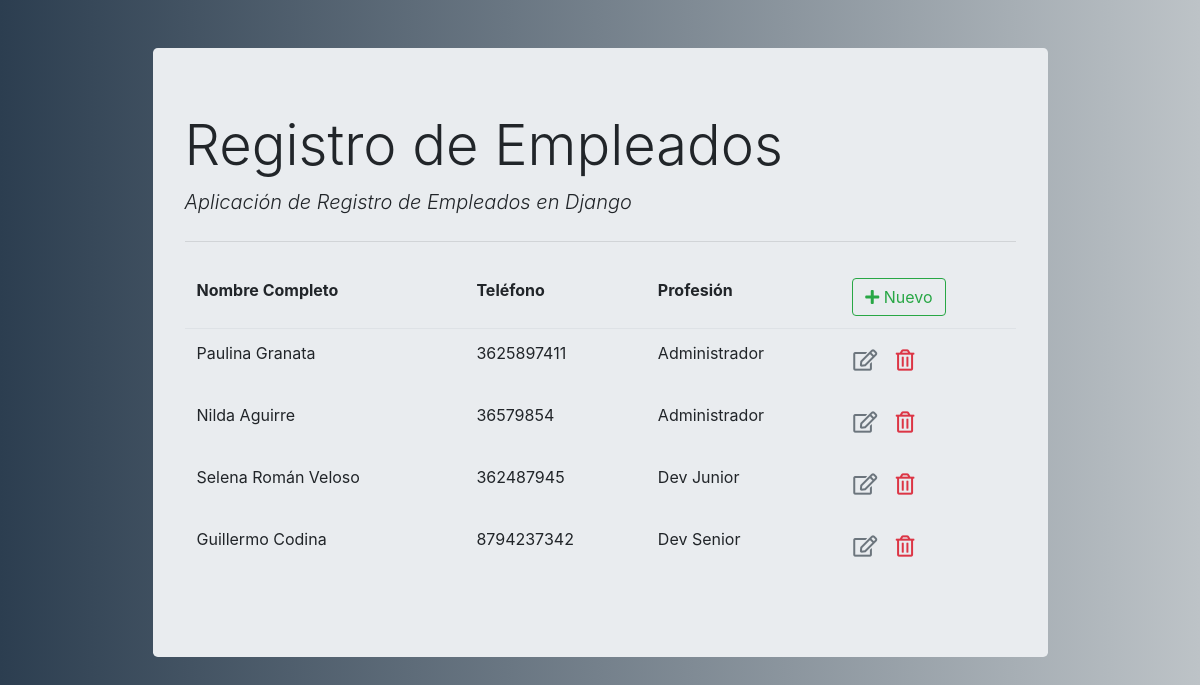
The page /empleados/list/ on the database its author committed.
### empleado_registro/models.py (models this page shows)
class Employee(models.Model):
    fullname= models.CharField(max_length=100)
    emp_code= models.CharField(max_length=3)
    mobile= models.CharField(max_length=15)
    position= models.ForeignKey(Position, on_delete=models.CASCADE)

class Position(models.Model):
    title= models.CharField(max_length=50)
    def __str__(self) :
        return self.title

### empleado_registro/views.py (the view)
# urls.py: path('list/',views.employee_list,name='employee_list') # get req. to retrieve and display all records
def employee_list(request):
    context= {'employee_list': Employee.objects.all()}
    return render(request, "empleado_registro/employee_list.html", context)

### empleado_registro/templates/empleado_registro/employee_list.html (shortened to what this page needs)
{% extends "empleado_registro/base.html" %}
{% block content %}
<table class="table table-borderless">
    <thead class="border-bottom font-weight-bold">
        <tr>
            <td>Nombre Completo</td>
            <td>Teléfono</td>
            <td>Profesión</td>
            <td>
                <a href="{% url 'employee_insert' %}" class="btn btn-outline-success">
                    <i class="fas fa-plus"></i> Nuevo
                </a>
            </td>
        </tr>
    </thead>
    <tbody>
        {% for employee in employee_list %}
            <tr>
                <td>{{employee.fullname}}</td>
                <td>{{employee.mobile}}</td>
                <td>{{employee.position}}</td>
                <td>
                    <a href="{% url 'employee_update' employee.id %}" class="btn text-secondary px-0">
                        <i class="far fa-edit fa-lg"></i>
                    </a>
                    <form action="{% url 'employee_delete' employee.id %}" method="post" class="d-inline">
                        <button type="submit" class="btn">
                            <i class="far fa-trash-alt fa-lg text-danger float-right"></i>
                        </button>
                    </form>
                </td>
            </tr>
        {% endfor %}
    </tbody>
</table>
{% endblock content %}

### empleado_registro/templates/empleado_registro/base.html (shortened to what this page needs)
<!DOCTYPE html>
<html lang="en">
<head>
    <link rel="stylesheet" href="https://stackpath.bootstrapcdn.com/bootstrap/4.3.1/css/bootstrap.min.css"
>
    <link rel="stylesheet" href="https://cdnjs.cloudflare.com/ajax/libs/font-awesome/5.11.2/css/all.min.css">
</head>
<body>
    <div class="container">
        <div class="col-md-10 offset-md-1 mt-5">
            <div class="jumbotron">
                <h1 class="display-4">Registro de Empleados</h1>
                <p class="lead font-italic">Aplicación de Registro de Empleados en Django</p>
                <hr class="my-4">
                {% block content %}
                {% endblock content %}
            </div>
        </div>
    </div>
</body>
</html>

### empleado_registro/templates/empleado_registro/base.html (style rules this page uses)
body { background: #bdc3c7; background: -webkit-linear-gradient(to right, #2c3e50, #bdc3c7); background: linear-gradient(to right, #2c3e50, #bdc3c7); }

### rows shown on the page
Employee: fullname "Paulina Granata", mobile "3625897411", position "Administrador"
Employee: fullname "Nilda Aguirre", mobile "36579854", position "Administrador"
Employee: fullname "Selena Román Veloso", mobile "362487945", position "Dev Junior"
Employee: fullname "Guillermo Codina", mobile "8794237342", position "Dev Senior"
